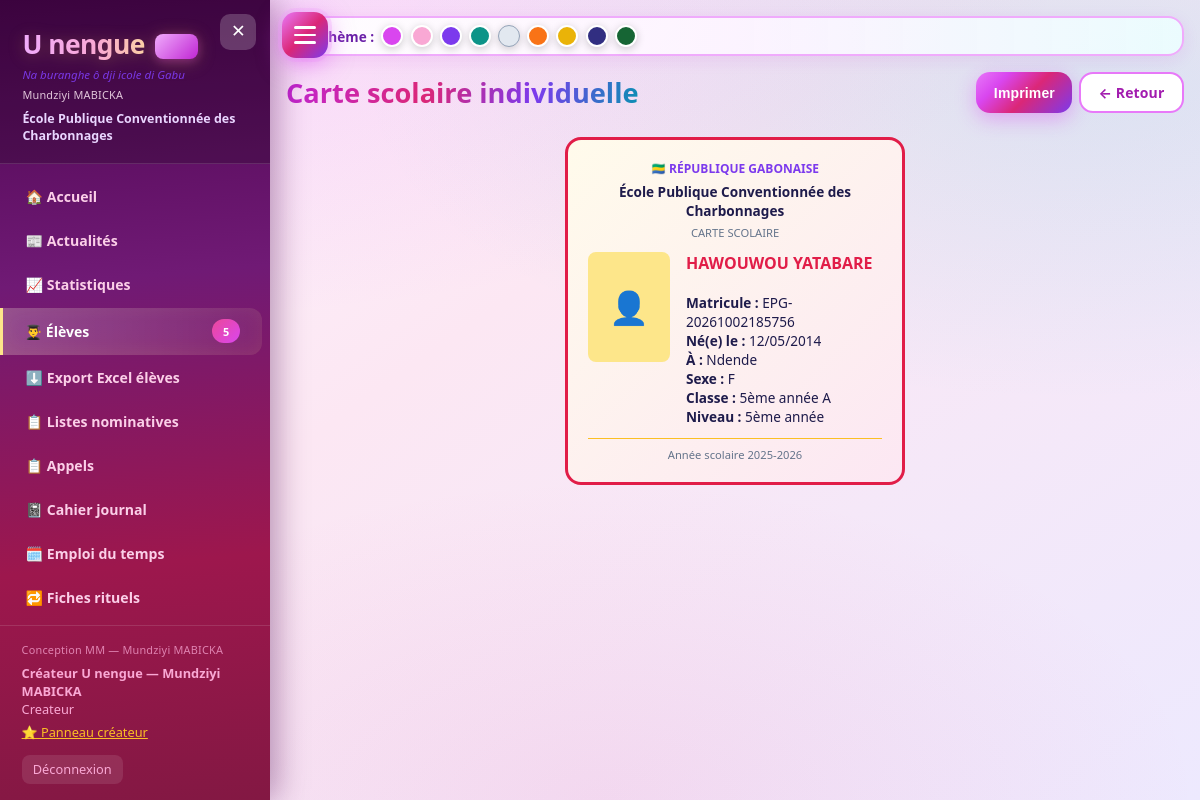
Screenshot of /cartes/eleve/5 (signed in) with the database file from the repository.
### app.py (models this page shows)
class SchoolSettings(db.Model):
    id = db.Column(db.Integer, primary_key=True)
    tenant_id = db.Column(db.Integer, db.ForeignKey('tenant.id'), nullable=True, index=True)
    school_name = db.Column(db.String(200), default='École Primaire')
    address = db.Column(db.String(300), default='')
    phone = db.Column(db.String(50), default='')
    email = db.Column(db.String(120), default='')
    province = db.Column(db.String(100), default='')
    circonscription = db.Column(db.String(100), default='')
    director_name = db.Column(db.String(120), default='')
    annee_scolaire = db.Column(db.String(20), default='2025-2026')
    sms_enabled = db.Column(db.Boolean, default=False)
    sms_provider = db.Column(db.String(50), default='twilio')  # twilio / manuel
    sms_account_sid = db.Column(db.String(120), default='')
    sms_auth_token = db.Column(db.String(120), default='')
    sms_from_number = db.Column(db.String(30), default='')
    smtp_enabled = db.Column(db.Boolean, default=False)
    smtp_host = db.Column(db.String(120), default='smtp.gmail.com')
    smtp_port = db.Column(db.Integer, default=587)
    smtp_user = db.Column(db.String(120), default='')
    smtp_password = db.Column(db.String(200), default='')
    smtp_from = db.Column(db.String(120), default='')
    smtp_use_tls = db.Column(db.Boolean, default=True)
    logo_path = db.Column(db.String(300), default='')
    logo2_path = db.Column(db.String(300), default='')
    logo3_path = db.Column(db.String(300), default='')
    logo4_path = db.Column(db.String(300), default='')

class Student(db.Model):
    id = db.Column(db.Integer, primary_key=True)
    tenant_id = db.Column(db.Integer, db.ForeignKey('tenant.id'), nullable=True, index=True)
    matricule = db.Column(db.String(50), unique=True)
    last_name = db.Column(db.String(80), nullable=False)
    first_name = db.Column(db.String(80), nullable=False)
    birth_date = db.Column(db.Date)
    birth_place = db.Column(db.String(150))  # Lieu de naissance
    gender = db.Column(db.String(10))
    class_id = db.Column(db.Integer, db.ForeignKey('class_room.id'))
    parent_name = db.Column(db.String(120))
    parent_phone = db.Column(db.String(50))
    parent_relation = db.Column(db.String(30), default='Père')
    address = db.Column(db.String(200))
    photo_path = db.Column(db.String(300))
    status = db.Column(db.String(20), default='Nouveau')  # Nouveau / Redoublant
    nationality = db.Column(db.String(50), default='Gabonaise')
    provenance = db.Column(db.String(50), default='meme_ecole')
    parent_pin = db.Column(db.String(20), default='')  # code espace parents
    is_handicapped = db.Column(db.Boolean, default=False)
    is_primal = db.Column(db.Boolean, default=False)  # Primaux arrivés
    cep_selected = db.Column(db.Boolean, default=False)
    cep_admis = db.Column(db.Boolean, default=False)
    annee_inscription = db.Column(db.String(20), default='2025-2026')
    created_at = db.Column(db.DateTime, default=datetime.utcnow)
    @property
    def full_name(self):
        return f"{self.last_name} {self.first_name}"

class ClassRoom(db.Model):
    id = db.Column(db.Integer, primary_key=True)
    tenant_id = db.Column(db.Integer, db.ForeignKey('tenant.id'), nullable=True, index=True)
    name = db.Column(db.String(80), nullable=False)
    level = db.Column(db.String(30))  # 1ère année ... 5ème année
    teacher = db.Column(db.String(120))
    students = db.relationship('Student', backref='classroom', lazy=True)

### app.py (the view)
@app.route('/cartes/eleve/<int:id>')
@login_required
def carte_eleve(id):
    student = scoped_query(Student).get_or_404(id)
    settings = scoped_query(SchoolSettings).first()
    return render_template('carte_eleve.html', student=student, settings=settings)

### app.py (called while the page is built, shortened)
def login_required(f):
    @wraps(f)
    def decorated(*args, **kwargs):
        if 'user_id' not in session:
            flash('Veuillez vous connecter.', 'warning')
            return redirect(url_for('login'))
        return f(*args, **kwargs)
    return decorated

def scoped_query(model):
    q = model.query
    if not hasattr(model, 'tenant_id'):
        return q
    if session.get('is_creator') and not session.get('view_tenant_id'):
        return q  # créateur voit tout
    tid = current_tenant_id()
    if tid is None:
        return q.filter(model.tenant_id == -1)  # rien
    return q.filter(model.tenant_id == tid)

@app.before_request
def before_request_migrate():
    global _schema_ready

@app.context_processor
def inject_globals():
    try:
        settings = scoped_query(SchoolSettings).first()
        students_count = scoped_query(Student).count()
    except Exception:
        settings = None
        students_count = 0
    return dict(settings=settings, students_count=students_count,
                mastery_class=mastery_class, COMPETENCES=COMPETENCES,
                NIVEAUX=NIVEAUX, PALIERS=PALIERS,
                theme=session.get('theme', 'fuchsia'))

### templates/carte_eleve.html (shortened to what this page needs)
{% extends "base.html" %}
{% block content %}
<div class="page-header">
    <h2>Carte scolaire individuelle</h2>
    <div class="btn-group">
        <button onclick="window.print()" class="btn btn-primary">Imprimer</button>
        <a href="{{ url_for('fiche_eleve', id=student.id) }}" class="btn btn-outline">← Retour</a>
    </div>
</div>
<div style="max-width:340px;border:3px solid #e11d48;border-radius:16px;padding:1.25rem;background:linear-gradient(135deg,#fffbeb,#fce7f3);margin:0 auto">
    <div style="text-align:center;font-size:0.75rem;color:#7c3aed;font-weight:700">🇬🇦 RÉPUBLIQUE GABONAISE</div>
    <div style="text-align:center;font-size:0.85rem;font-weight:700;margin:0.3rem 0">{{ settings.school_name if settings else 'École Primaire' }}</div>
    <div style="text-align:center;font-size:0.7rem;color:#64748b;margin-bottom:0.75rem">CARTE SCOLAIRE</div>
    <div style="display:flex;gap:1rem;align-items:start">
        {% if student.photo_path %}
        <img src="{{ url_for('static', filename=student.photo_path) }}" style="width:90px;height:110px;object-fit:cover;border-radius:8px;border:3px solid #fbbf24">
        {% else %}
        <div style="width:90px;height:110px;background:#fde68a;border-radius:8px;display:flex;align-items:center;justify-content:center;font-size:2rem">👤</div>
        {% endif %}
        <div style="font-size:0.85rem">
            <strong style="font-size:1rem;color:#e11d48">{{ student.full_name }}</strong><br><br>
            <b>Matricule :</b> {{ student.matricule or '—' }}<br>
            <b>Né(e) le :</b> {{ student.birth_date.strftime('%d/%m/%Y') if student.birth_date else '—' }}<br>
            <b>À :</b> {{ student.birth_place or '—' }}<br>
            <b>Sexe :</b> {{ student.gender or '—' }}<br>
            <b>Classe :</b> {{ student.classroom.name if student.classroom else '—' }}<br>
            <b>Niveau :</b> {{ student.classroom.level if student.classroom else '—' }}
        </div>
    </div>
    <div style="text-align:center;font-size:0.7rem;margin-top:0.75rem;padding-top:0.5rem;border-top:1px solid #fbbf24;color:#64748b">
        Année scolaire {{ settings.annee_scolaire if settings else '2025-2026' }}
    </div>
</div>
{% endblock %}

### templates/base.html (shortened to what this page needs)
<!DOCTYPE html>
<html lang="fr" data-theme="{{ theme|default("fuchsia") }}">
<head>
    <link rel="stylesheet" href="{{ url_for('static', filename='css/style.css') }}">
</head>
<body>
    <button type="button" class="menu-fab" id="menuToggle" aria-label="Menu">
        <span></span><span></span><span></span>
    </button>
    <aside class="sidebar" id="sidebar">
        <div class="sidebar-header">
            <button type="button" class="menu-close" id="menuClose" aria-label="Fermer">✕</button>
            <h1>U nengue <span class="mm-badge">MM</span></h1>
            <div class="subtitle">Na buranghe ô dji icole di Gabu</div>
            <div class="mm-credit" style="opacity:0.85;margin-top:0.25rem">Mundziyi MABICKA</div>
            <div class="school-name">{{ settings.school_name if settings else 'École Primaire' }}</div>
        </div>
        <nav class="sidebar-nav">
            <a href="{{ url_for('dashboard') }}" class="nav-item {% if request.endpoint == 'dashboard' %}active{% endif %}">🏠 Accueil</a>
            <a href="{{ url_for('actualites') }}" class="nav-item {% if request.endpoint and 'actualite' in request.endpoint %}active{% endif %}">📰 Actualités</a>
            <a href="{{ url_for('statistiques') }}" class="nav-item {% if request.endpoint and 'statistique' in request.endpoint %}active{% endif %}">📈 Statistiques</a>
            <a href="{{ url_for('eleves') }}" class="nav-item {% if 'eleve' in (request.endpoint or '') %}active{% endif %}">👨‍🎓 Élèves <span class="badge">{{ students_count }}</span></a>
            <a href="{{ url_for('export_eleves_xlsx') }}" class="nav-item">⬇️ Export Excel élèves</a>
            <a href="{{ url_for('listes') }}" class="nav-item {% if 'liste' in (request.endpoint or '') %}active{% endif %}">📋 Listes nominatives</a>
            <a href="{{ url_for('appels') }}" class="nav-item {% if request.endpoint and 'appel' in request.endpoint %}active{% endif %}">📋 Appels</a>
            <a href="{{ url_for('cahier_journal') }}" class="nav-item {% if request.endpoint and 'cahier' in request.endpoint %}active{% endif %}">📓 Cahier journal</a>
            <a href="{{ url_for('emploi_du_temps') }}" class="nav-item {% if request.endpoint and 'emploi' in (request.endpoint or '') %}active{% endif %}">🗓️ Emploi du temps</a>
            <a href="{{ url_for('fiches_rituels') }}" class="nav-item {% if request.endpoint and 'rituel' in (request.endpoint or '') %}active{% endif %}">🔁 Fiches rituels</a>
            <a href="{{ url_for('fiches_preparation') }}" class="nav-item {% if request.endpoint and 'preparation' in (request.endpoint or '') %}active{% endif %}">📝 Préparations</a>
        </nav>
        <div class="sidebar-footer">
            <div class="mm-credit">Conception MM — Mundziyi MABICKA</div>
            <div><strong>{{ session.get('full_name', '') }}</strong></div>
            <div>{{ session.get('role', '') }}</div>
            {% if session.get('is_creator') %}
            <a href="{{ url_for('createur_panel_alias') }}" class="creator-link" style="color:#fbbf24;display:block;margin:0.35rem 0">⭐ Panneau créateur</a>
            {% endif %}
            <a href="{{ url_for('logout') }}" class="sidebar-logout">Déconnexion</a>
        </div>
    </aside>
    <main class="main" id="mainContent">
        <div class="theme-bar-top">
            <span>🎨 Thème :</span>
            <a href="{{ url_for('set_theme', name='fuchsia') }}" class="theme-dot" style="background:#d946ef" title="Fuchsia"></a>
            <a href="{{ url_for('set_theme', name='maternelle-pastel') }}" class="theme-dot" style="background:#f9a8d4" title="Maternelle"></a>
            <a href="{{ url_for('set_theme', name='mauve-spatial') }}" class="theme-dot" style="background:#7c3aed" title="Mauve"></a>
            <a href="{{ url_for('set_theme', name='emeraude-mer') }}" class="theme-dot" style="background:#0d9488" title="Émeraude"></a>
            <a href="{{ url_for('set_theme', name='cristal-miranda') }}" class="theme-dot" style="background:#e2e8f0;border:1px solid #94a3b8" title="Cristal"></a>
            <a href="{{ url_for('set_theme', name='orange-vert') }}" class="theme-dot" style="background:#f97316" title="Orange"></a>
            <a href="{{ url_for('set_theme', name='soleil-or') }}" class="theme-dot" style="background:#eab308" title="Soleil"></a>
            <a href="{{ url_for('set_theme', name='nuit-indigo') }}" class="theme-dot" style="background:#312e81" title="Indigo"></a>
            <a href="{{ url_for('set_theme', name='foret-okoume') }}" class="theme-dot" style="background:#166534" title="Forêt"></a>
        </div>
        <div class="page-body">
            {% block content %}{% endblock %}
        </div>
    </main>
</body>
</html>

### rows the page displays
SchoolSettings: school_name "École Publique Conventionnée des Charbonnages", annee_scolaire "2025-2026"
Student: full_name "HAWOUWOU YATABARE", matricule "EPG-20261002185756", birth_date "12/05/2014", birth_place "Ndende", gender "F"
ClassRoom: classroom "5ème année A", classroom "5ème année"

### other values shown
{{ students_count }} "5"
{{ session.get('full_name', '') }} "Créateur U nengue — Mundziyi MABICKA"
{{ session.get('role', '') }} "Createur"
